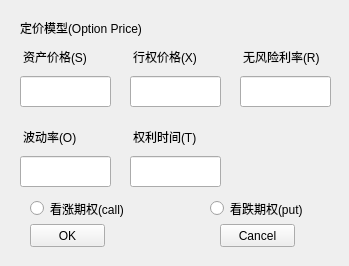
<?xml version="1.0" encoding="UTF-8"?>
<ui version="4.0">
 <class>OptionPrice</class>
 <widget class="QWidget" name="OptionPrice">
  <property name="geometry">
   <rect>
    <x>0</x>
    <y>0</y>
    <width>349</width>
    <height>266</height>
   </rect>
  </property>
  <property name="windowTitle">
   <string>Form</string>
  </property>
  <widget class="QLineEdit" name="lineEdit">
   <property name="geometry">
    <rect>
     <x>20</x>
     <y>76</y>
     <width>91</width>
     <height>31</height>
    </rect>
   </property>
  </widget>
  <widget class="QLabel" name="label">
   <property name="geometry">
    <rect>
     <x>23</x>
     <y>46</y>
     <width>81</width>
     <height>21</height>
    </rect>
   </property>
   <property name="text">
    <string>资产价格(S)</string>
   </property>
  </widget>
  <widget class="QLabel" name="label_2">
   <property name="geometry">
    <rect>
     <x>133</x>
     <y>46</y>
     <width>81</width>
     <height>21</height>
    </rect>
   </property>
   <property name="text">
    <string>行权价格(X)</string>
   </property>
  </widget>
  <widget class="QLabel" name="label_3">
   <property name="geometry">
    <rect>
     <x>243</x>
     <y>46</y>
     <width>81</width>
     <height>21</height>
    </rect>
   </property>
   <property name="text">
    <string>无风险利率(R)</string>
   </property>
  </widget>
  <widget class="QLabel" name="label_4">
   <property name="geometry">
    <rect>
     <x>23</x>
     <y>126</y>
     <width>81</width>
     <height>21</height>
    </rect>
   </property>
   <property name="text">
    <string>波动率(O)</string>
   </property>
  </widget>
  <widget class="QLabel" name="label_5">
   <property name="geometry">
    <rect>
     <x>133</x>
     <y>126</y>
     <width>81</width>
     <height>21</height>
    </rect>
   </property>
   <property name="text">
    <string>权利时间(T)</string>
   </property>
  </widget>
  <widget class="QPushButton" name="pushButton">
   <property name="geometry">
    <rect>
     <x>30</x>
     <y>224</y>
     <width>75</width>
     <height>23</height>
    </rect>
   </property>
   <property name="text">
    <string>OK</string>
   </property>
  </widget>
  <widget class="QPushButton" name="pushButton_2">
   <property name="geometry">
    <rect>
     <x>220</x>
     <y>224</y>
     <width>75</width>
     <height>23</height>
    </rect>
   </property>
   <property name="text">
    <string>Cancel</string>
   </property>
  </widget>
  <widget class="QLabel" name="label_6">
   <property name="geometry">
    <rect>
     <x>20</x>
     <y>20</y>
     <width>131</width>
     <height>16</height>
    </rect>
   </property>
   <property name="text">
    <string>定价模型(Option Price)</string>
   </property>
  </widget>
  <widget class="QLineEdit" name="lineEdit_2">
   <property name="geometry">
    <rect>
     <x>130</x>
     <y>76</y>
     <width>91</width>
     <height>31</height>
    </rect>
   </property>
  </widget>
  <widget class="QLineEdit" name="lineEdit_3">
   <property name="geometry">
    <rect>
     <x>240</x>
     <y>76</y>
     <width>91</width>
     <height>31</height>
    </rect>
   </property>
  </widget>
  <widget class="QLineEdit" name="lineEdit_4">
   <property name="geometry">
    <rect>
     <x>20</x>
     <y>156</y>
     <width>91</width>
     <height>31</height>
    </rect>
   </property>
  </widget>
  <widget class="QLineEdit" name="lineEdit_5">
   <property name="geometry">
    <rect>
     <x>130</x>
     <y>156</y>
     <width>91</width>
     <height>31</height>
    </rect>
   </property>
  </widget>
  <widget class="QRadioButton" name="radioButton">
   <property name="geometry">
    <rect>
     <x>30</x>
     <y>200</y>
     <width>111</width>
     <height>17</height>
    </rect>
   </property>
   <property name="text">
    <string>看涨期权(call)</string>
   </property>
  </widget>
  <widget class="QRadioButton" name="radioButton_2">
   <property name="geometry">
    <rect>
     <x>210</x>
     <y>200</y>
     <width>101</width>
     <height>17</height>
    </rect>
   </property>
   <property name="text">
    <string>看跌期权(put)</string>
   </property>
  </widget>
 </widget>
 <resources/>
 <connections/>
</ui>
